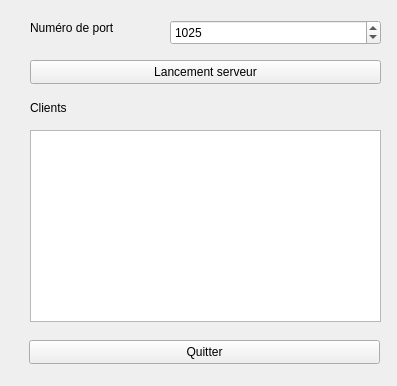
<?xml version="1.0" encoding="UTF-8"?>
<ui version="4.0">
 <class>serveurWidget</class>
 <widget class="QWidget" name="serveurWidget">
  <property name="geometry">
   <rect>
    <x>0</x>
    <y>0</y>
    <width>397</width>
    <height>386</height>
   </rect>
  </property>
  <property name="windowTitle">
   <string>serveurWidget</string>
  </property>
  <widget class="QLabel" name="label_numport">
   <property name="geometry">
    <rect>
     <x>30</x>
     <y>20</y>
     <width>101</width>
     <height>16</height>
    </rect>
   </property>
   <property name="text">
    <string>Numéro de port</string>
   </property>
  </widget>
  <widget class="QLabel" name="label_clients">
   <property name="geometry">
    <rect>
     <x>30</x>
     <y>100</y>
     <width>58</width>
     <height>16</height>
    </rect>
   </property>
   <property name="text">
    <string>Clients</string>
   </property>
  </widget>
  <widget class="QSpinBox" name="spinBox_numport">
   <property name="geometry">
    <rect>
     <x>170</x>
     <y>20</y>
     <width>211</width>
     <height>25</height>
    </rect>
   </property>
   <property name="minimum">
    <number>0</number>
   </property>
   <property name="maximum">
    <number>2000</number>
   </property>
   <property name="value">
    <number>1025</number>
   </property>
  </widget>
  <widget class="QPushButton" name="pushButton_serveur">
   <property name="geometry">
    <rect>
     <x>30</x>
     <y>60</y>
     <width>351</width>
     <height>24</height>
    </rect>
   </property>
   <property name="text">
    <string>Lancement serveur</string>
   </property>
  </widget>
  <widget class="QListWidget" name="listWidget">
   <property name="geometry">
    <rect>
     <x>30</x>
     <y>130</y>
     <width>351</width>
     <height>192</height>
    </rect>
   </property>
  </widget>
  <widget class="QPushButton" name="pushButton_quitter">
   <property name="geometry">
    <rect>
     <x>29</x>
     <y>340</y>
     <width>351</width>
     <height>24</height>
    </rect>
   </property>
   <property name="text">
    <string>Quitter</string>
   </property>
  </widget>
 </widget>
 <resources/>
 <connections>
  <connection>
   <sender>pushButton_quitter</sender>
   <signal>clicked()</signal>
   <receiver>serveurWidget</receiver>
   <slot>close()</slot>
   <hints>
    <hint type="sourcelabel">
     <x>245</x>
     <y>351</y>
    </hint>
    <hint type="destinationlabel">
     <x>310</x>
     <y>374</y>
    </hint>
   </hints>
  </connection>
 </connections>
</ui>
